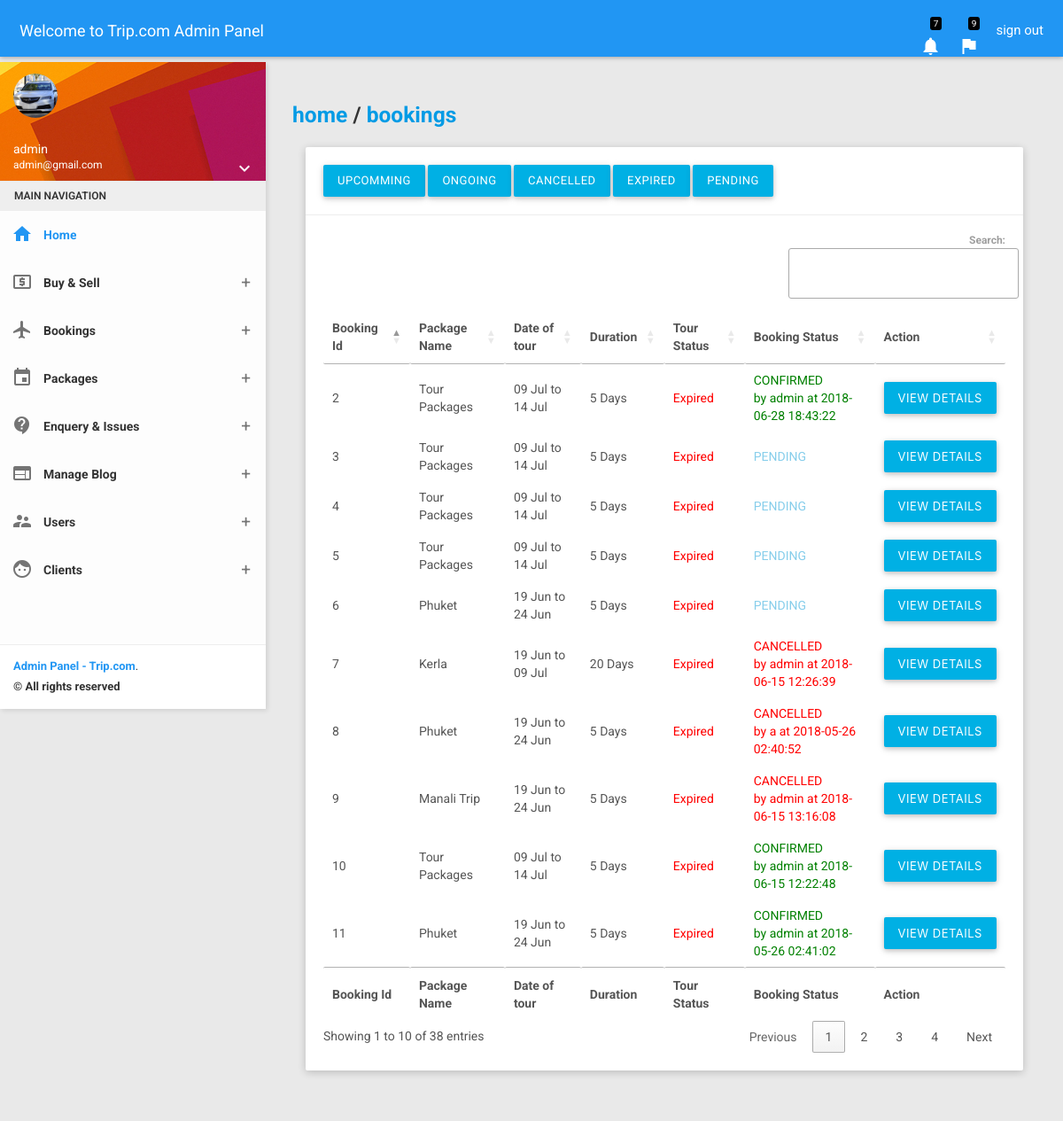
The page /admin/expired_tours.php (signed in) on the database its author committed.
### tables this page shows
CREATE TABLE `tb_booking` (
  `BookingId` int(11) NOT NULL,
  `PackageId` int(11) NOT NULL,
  `client_id` int(11) NOT NULL,
  `transaction_id` int(11) NOT NULL,
  `Comment` varchar(250) NOT NULL,
  `RegDate` timestamp NOT NULL DEFAULT CURRENT_TIMESTAMP,
  `status` int(11) NOT NULL,
  `cncl_cnfrm_by` varchar(10) DEFAULT NULL,
  `UpdationDate` timestamp NULL DEFAULT NULL ON UPDATE CURRENT_TIMESTAMP
);

CREATE TABLE `tb_packages` (
  `PackageId` int(11) NOT NULL,
  `PackageName` varchar(200) NOT NULL,
  `PackageType` varchar(150) NOT NULL,
  `PackageLocation` varchar(100) NOT NULL,
  `from_date` text,
  `to_date` text,
  `PackagePrice` int(11) NOT NULL,
  `PackageFetures` varchar(255) NOT NULL,
  `PackageDetails` mediumtext NOT NULL,
  `PackageImage` varchar(100) NOT NULL
);

### admin/expired_tours.php (the view, shortened to what this page needs)
<?php include('../includes/config.php'); ?>
<?php include('includes/topbar.php'); ?>
    <section>
        <?php include('includes/leftsidebar.php'); ?>
    </section>
    <section class="content">
        <div class="container-fluid">
            <div class="block-header">
                <h5><a href="index.php">home</a> / <a href="manage_booking.php">bookings</a></h5>
            </div>
            <div class="row clearfix">
                <div class="col-lg-12 col-md-12 col-sm-12 col-xs-12">
                    <div class="card">
                        <div class="header">
                          <a href="upcomming_tours.php" class="btn btn-info">Upcomming</a>
                          <a href="ongoing_tours.php" class="btn btn-info">Ongoing</a>
                          <a href="cancelled_tours.php" class="btn btn-info">Cancelled</a>
                          <a href="expired_tours.php" class="btn btn-info">Expired</a>
                          <a href="pending_tours.php" class="btn btn-info">Pending</a>
                        </div>
                        <div class="body">
                            <table id="example" class="" style="width:100%">
                                <thead>
                                    <tr>
                                        <th>Booking Id</th>
                                        <th>Package Name</th>
                                        <th>Date of tour</th>
                                        <th>Duration</th>
                                        <th>Tour Status</th>
                                        <th>Booking Status</th>
                                        <th>Action</th>
                                    </tr>
                                </thead>
                                <tbody>
                                    <?php
                                        $today = strtotime(date('m/d/Y'));
                                        $sql = "SELECT tb_booking.BookingId, tb_booking.transaction_id , tb_packages.from_date, tb_packages.to_date, tb_booking.UpdationDate, tb_packages.PackageName, tb_clients.FullName, tb_clients.EmailId, tb_booking.status, tb_booking.cncl_cnfrm_by FROM  tb_booking, tb_packages, tb_clients WHERE tb_booking.PackageId=tb_packages.PackageId AND tb_booking.client_id=tb_clients.id AND tb_packages.from_date<'$today' AND tb_packages.to_date<'$today' ORDER BY tb_booking.BookingId DESC";
                                        $query = $db_config->query($sql);
                                        while($result = $query->fetch_object()){
                                    ?>
                                <tr>
                                    <td><?php echo $result->BookingId  ; ?></td>
                                    <td><?php echo $result->PackageName; ?></td>
                                    <td><?php echo date('d M', $result->from_date)." to ".date('d M', $result->to_date); ?></td>
                                    <?php
                                    $date_from = date_create(date('d-m-Y', $result->from_date));
                                    $date_to = date_create(date('d-m-Y', $result->to_date));
                                    $duration = date_diff($date_from, $date_to)->format('%a');
                                    ?>
                                    <td><?php echo $duration; ?> Days</td>
                                    <td><?php if($result->from_date>strtotime(date('m/d/Y'))){echo '<span style="color:skyblue">Upcomming</span>';}else if($result->to_date<strtotime(date('m/d/Y'))){echo '<span style="color:red">Expired</span>';}else{echo '<span style="color:green">Ongoing</span>';} ?></td>
                                    <td><?php if($result->status == 0){echo "<span style='color:skyblue'>PENDING</span>";}
                                                if($result->status == 1){echo "<span style='color:green'>CONFIRMED<br>by ".$result->cncl_cnfrm_by." at ".$result->UpdationDate."</span>";}
                                                if($result->status == 2){echo "<span style='color:red'>CANCELLED<br>by ".$result->cncl_cnfrm_by." at ".$result->UpdationDate."</span>";}
                                        ?>
                                    </td>
                                    <td><a href="booking_details.php?id=<?php echo $result->BookingId; ?>"><button class="btn btn-info">VIEW DETAILS</button></a>
                                    </td>
                                </tr>
                                <?php } ?>
                                </tbody>
                                <tfoot>
                                    <tr>
                                        <th>Booking Id</th>
                                        <th>Package Name</th>
                                        <th>Date of tour</th>
                                        <th>Duration</th>
                                        <th>Tour Status</th>
                                        <th>Booking Status</th>
                                        <th>Action</th>
                                    </tr>
                                </tfoot>
                            </table>
                        </div>
                    </div>
                </div>
            </div>
        </div>
    </section>
    <?php include('includes/footer.php'); ?>

### rows shown on the page
tb_booking: BookingId "11", PackageId.PackageName "Phuket", PackageId.from_date "19 Jun", PackageId.to_date "24 Jun", PackageId.to_date "5", cncl_cnfrm_by "admin", UpdationDate "2018-05-26 02:41:02"
tb_booking: BookingId "10", PackageId.PackageName "Tour Packages", PackageId.from_date "09 Jul", PackageId.to_date "14 Jul", PackageId.to_date "5", cncl_cnfrm_by "admin", UpdationDate "2018-06-15 12:22:48"
tb_booking: BookingId "9", PackageId.PackageName "Manali Trip", PackageId.from_date "19 Jun", PackageId.to_date "24 Jun", PackageId.to_date "5", cncl_cnfrm_by "admin", UpdationDate "2018-06-15 13:16:08"
tb_booking: BookingId "8", PackageId.PackageName "Phuket", PackageId.from_date "19 Jun", PackageId.to_date "24 Jun", PackageId.to_date "5", cncl_cnfrm_by "a", UpdationDate "2018-05-26 02:40:52"
tb_booking: BookingId "7", PackageId.PackageName "Kerla", PackageId.from_date "19 Jun", PackageId.to_date "09 Jul", PackageId.to_date "20", cncl_cnfrm_by "admin", UpdationDate "2018-06-15 12:26:39"
tb_booking: BookingId "6", PackageId.PackageName "Phuket", PackageId.from_date "19 Jun", PackageId.to_date "24 Jun", PackageId.to_date "5", status "PENDING"
tb_booking: BookingId "5", PackageId.PackageName "Tour Packages", PackageId.from_date "09 Jul", PackageId.to_date "14 Jul", PackageId.to_date "5", status "PENDING"
tb_booking: BookingId "4", PackageId.PackageName "Tour Packages", PackageId.from_date "09 Jul", PackageId.to_date "14 Jul", PackageId.to_date "5", status "PENDING"
tb_booking: BookingId "3", PackageId.PackageName "Tour Packages", PackageId.from_date "09 Jul", PackageId.to_date "14 Jul", PackageId.to_date "5", status "PENDING"
tb_booking: BookingId "2", PackageId.PackageName "Tour Packages", PackageId.from_date "09 Jul", PackageId.to_date "14 Jul", PackageId.to_date "5", cncl_cnfrm_by "admin", UpdationDate "2018-06-28 18:43:22"

### other values the page prints
$_SESSION['name'] "admin"
$_SESSION['email'] "admin@gmail.com"
